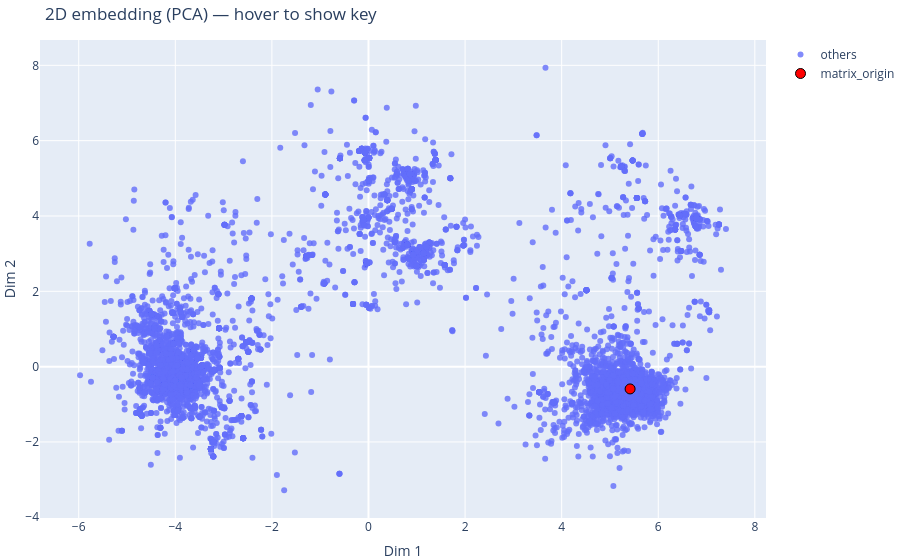

Notebook cell for this chart:
### Code cell
import numpy as np
from sklearn.decomposition import PCA
import plotly.graph_objects as go

keys = list(vec_dict_final.keys())
X = np.stack([vec_dict_final[k] for k in keys])  # (N, 256)

pca_30 = PCA(n_components=30, random_state=42)
X_30 = pca_30.fit_transform(X)
print("Explained variance (30 PCs):", float(pca_30.explained_variance_ratio_.sum()))

pca_2 = PCA(n_components=2, random_state=42)
X_2d = pca_2.fit_transform(X_30)

target_key = "matrix_origin"
is_target = np.array([k == target_key for k in keys])

fig = go.Figure()

# 先加“其它点”trace
fig.add_trace(go.Scatter(
    x=X_2d[~is_target, 0],
    y=X_2d[~is_target, 1],
    mode="markers",
    name="others",
    text=np.array(keys)[~is_target],     # hover 显示 key
    hovertemplate="%{text}<extra></extra>",
    marker=dict(size=6, opacity=0.8),
))

# 再加“matrix_HA”trace（红色，最后加=显示在最上层）
if is_target.any():
    fig.add_trace(go.Scatter(
        x=X_2d[is_target, 0],
        y=X_2d[is_target, 1],
        mode="markers",
        name=target_key,
        text=np.array(keys)[is_target],
        hovertemplate="%{text}<extra></extra>",
        marker=dict(size=10, color="red", opacity=1.0, line=dict(width=1, color="black")),
    ))
else:
    print(f"Warning: key '{target_key}' not found in vec_dict.")

fig.update_layout(
    title="2D embedding (PCA) — hover to show key",
    xaxis_title="Dim 1",
    yaxis_title="Dim 2",
    margin=dict(l=0, r=0, t=40, b=0),
)

fig.show()

### Figure 1 — Plotly figure (JSON) as saved in the notebook; plotly's stock layout.template omitted (floating-point values rounded to 4 significant figures; data arrays with more than 128 entries replaced by an {"elided": "..."} marker saying what was removed)
{"data": [{"hovertemplate": "%{text}<extra></extra>", "marker": {"opacity": 0.8, "size": 6}, "mode": "markers", "name": "others", "text": {"elided": "17374 str values"}, "type": "scatter", "x": {"elided": "17374 float values"}, "y": {"elided": "17374 float values"}}, {"hovertemplate": "%{text}<extra></extra>", "marker": {"color": "red", "line": {"color": "black", "width": 1}, "opacity": 1, "size": 10}, "mode": "markers", "name": "matrix_origin", "text": ["matrix_origin"], "type": "scatter", "x": [5.417], "y": [-0.5921]}], "layout": {"margin": {"b": 0, "l": 0, "r": 0, "t": 40}, "title": {"text": "2D embedding (PCA) — hover to show key"}, "xaxis": {"title": {"text": "Dim 1"}}, "yaxis": {"title": {"text": "Dim 2"}}}}
